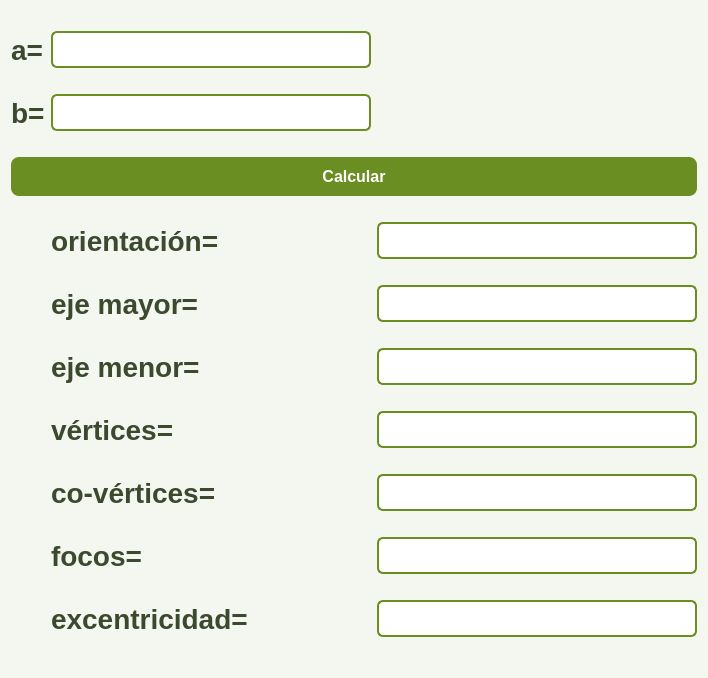
<?xml version="1.0" encoding="UTF-8"?>
<ui version="4.0">
 <class>Dialog</class>
 <widget class="QDialog" name="Dialog">
  <property name="geometry">
   <rect>
    <x>0</x>
    <y>0</y>
    <width>708</width>
    <height>678</height>
   </rect>
  </property>
  <property name="windowTitle">
   <string>Dialog</string>
  </property>
  <property name="styleSheet">
   <string notr="true">QDialog { 
    background-color: #f4f6f0; /* Fondo claro con tono oliva suave */
    border-radius: 10px;
}

QLabel {
    color: #3b4a2f; /* Verde oliva oscuro */
    font-family: &quot;Segoe UI&quot;, &quot;Arial Black&quot;;
    font-size: 21pt;
    font-weight: bold;
}

QLabel#label_resultado {
    color: #3b4a2f; /* Verde oliva oscuro */
    font-family: &quot;Segoe UI&quot;, &quot;Arial Black&quot;;
    font-size: 64pt;
    font-weight: bold;
}

QLineEdit {
    background-color: #ffffff;
    border: 2px solid #6b8e23; /* Olive drab */
    border-radius: 6px;
    padding: 6px;
    font-size: 12pt;
    color: #3b4a2f;
}

QLineEdit:focus {
    border: 2px solid #556b2f; /* Olive más oscuro */
    background-color: #f0f5e8;
}

QPushButton {
    background-color: #6b8e23; /* Verde oliva principal */
    color: #ffffff;
    border: none;
    border-radius: 8px;
    padding: 10px 18px;
    font-size: 12pt;
    font-weight: bold;
}

QPushButton:hover {
    background-color: #5a7a1d; /* Más intenso */
}

QPushButton:pressed {
    background-color: #3e5c14; /* Más profundo */
}</string>
  </property>
  <layout class="QGridLayout" name="gridLayout">
   <item row="0" column="0">
    <widget class="QLabel" name="label">
     <property name="text">
      <string>a=</string>
     </property>
    </widget>
   </item>
   <item row="0" column="1">
    <widget class="QLineEdit" name="edit_numero1"/>
   </item>
   <item row="1" column="0">
    <widget class="QLabel" name="label_2">
     <property name="text">
      <string>b=</string>
     </property>
    </widget>
   </item>
   <item row="1" column="1">
    <widget class="QLineEdit" name="edit_numero1_2"/>
   </item>
   <item row="2" column="0" colspan="3">
    <widget class="QPushButton" name="boton_sumar">
     <property name="text">
      <string>Calcular</string>
     </property>
    </widget>
   </item>
   <item row="3" column="1">
    <widget class="QLabel" name="label_4">
     <property name="text">
      <string>orientación=</string>
     </property>
    </widget>
   </item>
   <item row="3" column="2">
    <widget class="QLineEdit" name="edit_numero1_6"/>
   </item>
   <item row="4" column="1">
    <widget class="QLabel" name="label_6">
     <property name="text">
      <string>eje mayor=</string>
     </property>
    </widget>
   </item>
   <item row="4" column="2">
    <widget class="QLineEdit" name="edit_numero1_5"/>
   </item>
   <item row="5" column="1">
    <widget class="QLabel" name="label_5">
     <property name="text">
      <string>eje menor=</string>
     </property>
    </widget>
   </item>
   <item row="5" column="2">
    <widget class="QLineEdit" name="edit_numero1_4"/>
   </item>
   <item row="6" column="1">
    <widget class="QLabel" name="label_8">
     <property name="text">
      <string>vértices=</string>
     </property>
    </widget>
   </item>
   <item row="6" column="2">
    <widget class="QLineEdit" name="edit_numero1_8"/>
   </item>
   <item row="7" column="1">
    <widget class="QLabel" name="label_7">
     <property name="text">
      <string>co-vértices=</string>
     </property>
    </widget>
   </item>
   <item row="7" column="2">
    <widget class="QLineEdit" name="edit_numero1_7"/>
   </item>
   <item row="8" column="1">
    <widget class="QLabel" name="label_9">
     <property name="text">
      <string>focos=</string>
     </property>
    </widget>
   </item>
   <item row="8" column="2">
    <widget class="QLineEdit" name="edit_numero1_9"/>
   </item>
   <item row="9" column="1">
    <widget class="QLabel" name="label_3">
     <property name="text">
      <string>excentricidad=</string>
     </property>
    </widget>
   </item>
   <item row="9" column="2">
    <widget class="QLineEdit" name="edit_numero1_3"/>
   </item>
  </layout>
 </widget>
 <resources/>
 <connections/>
</ui>
